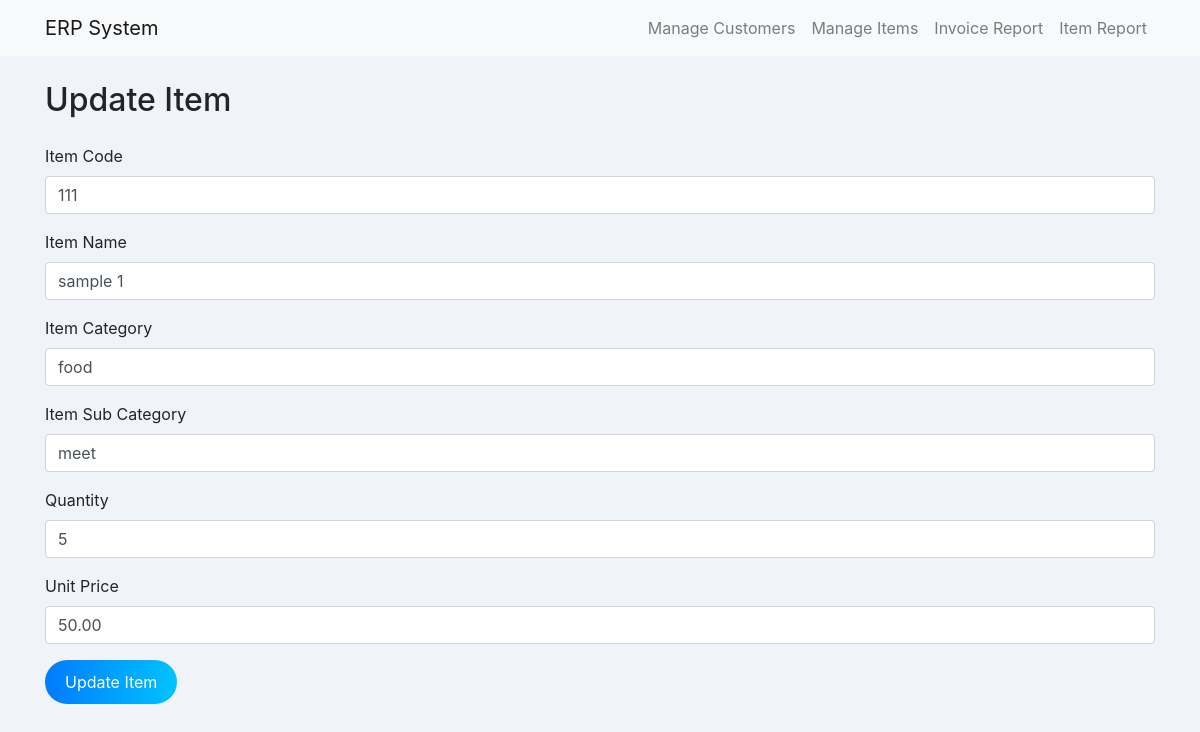
/items/update_item.php?id=1, run on the app's committed database.
### tables this page shows
CREATE TABLE `items` (
  `item_id` int(11) NOT NULL,
  `item_code` varchar(20) DEFAULT NULL,
  `item_name` varchar(100) DEFAULT NULL,
  `item_category` varchar(50) DEFAULT NULL,
  `item_sub_category` varchar(50) DEFAULT NULL,
  `quantity` int(11) DEFAULT NULL,
  `unit_price` decimal(10,2) DEFAULT NULL
);

### items/update_item.php (the view, shortened to what this page needs)
<?php include('../includes/navbar.php'); ?>
<?php
include('../includes/database.php');
if (isset($_GET['id'])) {
    $item_id = $_GET['id'];
    $stmt = $conn->prepare("SELECT * FROM items WHERE item_id=?");
    $stmt->bind_param('i', $item_id);
    $stmt->execute();
    $result = $stmt->get_result();
    $item = $result->fetch_assoc();
}
?>
<!DOCTYPE html>
<html lang="en">
<head>
    <link rel="stylesheet" href="../css/bootstrap.min.css">
    <link rel="stylesheet" href="../css/dashboard.css">
</head>
<body>
<div class="container">
    <h2>Update Item</h2>
    <form method="POST">
        <div class="form-group">
            <label for="item_code">Item Code</label>
            <input type="text" class="form-control" name="item_code" value="<?php echo $item['item_code']; ?>" required>
        </div>
        <div class="form-group">
            <label for="item_name">Item Name</label>
            <input type="text" class="form-control" name="item_name" value="<?php echo $item['item_name']; ?>" required>
        </div>
        <div class="form-group">
            <label for="item_category">Item Category</label>
            <input type="text" class="form-control" name="item_category" value="<?php echo $item['item_category']; ?>" required>
        </div>
        <div class="form-group">
            <label for="item_sub_category">Item Sub Category</label>
            <input type="text" class="form-control" name="item_sub_category" value="<?php echo $item['item_sub_category']; ?>" required>
        </div>
        <div class="form-group">
            <label for="quantity">Quantity</label>
            <input type="number" class="form-control" name="quantity" value="<?php echo $item['quantity']; ?>" required>
        </div>
        <div class="form-group">
            <label for="unit_price">Unit Price</label>
            <input type="text" class="form-control" name="unit_price" value="<?php echo $item['unit_price']; ?>" required>
        </div>
        <button type="submit" class="btn btn-success">Update Item</button>
    </form>
</div>
</body>
</html>

### css/dashboard.css (style rules this page uses)
body { background-color: #f0f4f8; }
h2 { margin: 25px 0; }
.btn { font-size: 16px; padding: 10px 20px; border-radius: 50px; background: linear-gradient(90deg, #007bff, #00c3ff); border: none; color: white; transition: background 0.3s ease; margin-bottom: 25px; }

### data on the page
items: item_code "111", item_name "sample 1", item_category "food", item_sub_category "meet", quantity "5", unit_price "50.00"
